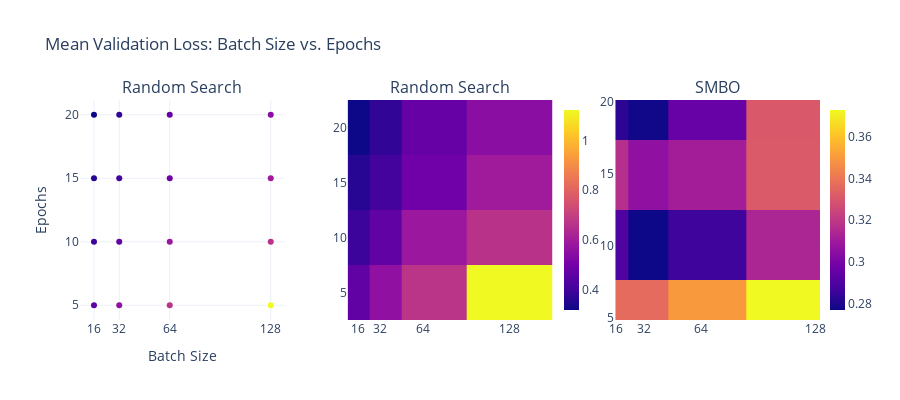

The notebook cell saved with this chart:
### Markdown cell above
**⚖️Batch Size vs. Epochs**
- large _Batch Size_ and few _Epochs_ does not work

### Code cell
fig = make_subplots(rows=1, cols=3, subplot_titles=["Random Search", "Random Search", "SMBO"], horizontal_spacing=0.085)

plot = go.Scatter(
    x=df_flat_e3['config.batch_size'], 
    y=df_flat_e3['config.epochs'], 
    marker_color=df_flat_e3['mean_val_loss'], 
    mode='markers')
fig.add_trace(plot, row=1, col=1)

plot = go.Heatmap(
    z=[df_flat_e3[df_flat_e3['config.epochs']==x]['mean_val_loss'].tolist() for x in df_flat_e3['config.epochs'].unique()],
    x=df_flat_e3['config.batch_size'].unique(),
    y=df_flat_e3['config.epochs'].unique(),
    #zsmooth='best',
    coloraxis='coloraxis'
)
fig.add_trace(plot, row=1, col=2)

def getHPIndex(name):
    map = [(i, x[0]) for i, x in enumerate(spotTuner_e8.print_importance(print_screen=False))]
    return [x[0] for x in map if x[1] == name][0]

# lower and upper
i = getHPIndex('batch_size')
j = getHPIndex('epochs')
x = np.linspace(spotTuner_e8.lower[i], spotTuner_e8.upper[i], num=50)
y = np.linspace(spotTuner_e8.lower[j], spotTuner_e8.upper[j], num=50)
X, Y = meshgrid(x, y)
# Predict based on the optimized results
z0 = np.mean(np.array([spotTuner_e8.lower, spotTuner_e8.upper]), axis=0)
zz = array([spotTuner_e8.surrogate.predict(array([spotTuner_e8.chg(x, y, z0, i, j)])) for x, y in zip(ravel(X), ravel(Y))])
zs = zz[:, 0]
Z = zs.reshape(X.shape)
min_z = np.min(Z)
max_z = np.max(Z)
plot = go.Heatmap(
    z=Z,
    x=[2**val for val in x],
    y=[(val+1)*5 for val in y],
    #zsmooth='best',
    coloraxis='coloraxis2'
)
fig.add_trace(plot, row=1, col=3)

fig.update_xaxes(
    title = 'Batch Size',
    tickmode = 'array',
    tickvals = df_flat_e3['config.batch_size'].unique(),
    row=1, col=1
)
fig.update_yaxes(
    title = 'Epochs',
    tickmode = 'array',
    tickvals = df_flat_e3['config.epochs'].unique(),
    row=1, col=1
)
fig.update_xaxes(
    tickmode = 'array',
    tickvals = df_flat_e3['config.batch_size'].unique(),
    row=1, col=2
)
fig.update_yaxes(
    tickmode = 'array',
    tickvals = df_flat_e3['config.epochs'].unique(),
    row=1, col=2
)

fig.update_xaxes(
    tickmode = 'array',
    tickvals = df_flat_e3['config.batch_size'].unique(),
    row=1, col=3
)
fig.update_yaxes(
    tickmode = 'array',
    tickvals = df_flat_e3['config.epochs'].unique(),
    row=1, col=3
)

fig.update_layout(coloraxis=dict(colorbar_x=0.64, colorbar_thickness=15),
                  coloraxis2=dict(colorbar_x=1, colorbar_thickness=15))

fig.update_layout(title='Mean Validation Loss: Batch Size vs. Epochs', showlegend=False, width=900, height=400)
fig.show()

### Figure 1 — Plotly figure (JSON) as saved in the notebook; plotly's stock layout.template omitted (floating-point values rounded to 4 significant figures; data arrays with more than 128 entries replaced by an {"elided": "..."} marker saying what was removed)
{"data": [{"marker": {"color": [0.4607, 0.5607, 0.6685, 1.123, 0.3928, 0.4628, 0.5848, 0.6618, 0.3585, 0.406, 0.4932, 0.5976, 0.319, 0.3749, 0.4723, 0.5485]}, "mode": "markers", "type": "scatter", "x": [16, 32, 64, 128, 16, 32, 64, 128, 16, 32, 64, 128, 16, 32, 64, 128], "xaxis": "x", "y": [5, 5, 5, 5, 10, 10, 10, 10, 15, 15, 15, 15, 20, 20, 20, 20], "yaxis": "y"}, {"coloraxis": "coloraxis", "type": "heatmap", "x": [16, 32, 64, 128], "xaxis": "x2", "y": [5, 10, 15, 20], "yaxis": "y2", "z": [[0.4607, 0.5607, 0.6685, 1.123], [0.3928, 0.4628, 0.5848, 0.6618], [0.3585, 0.406, 0.4932, 0.5976], [0.319, 0.3749, 0.4723, 0.5485]]}, {"coloraxis": "coloraxis2", "type": "heatmap", "x": [16, 16.69, 17.42, 18.17, 18.96, 19.78, 20.64, 21.53, 22.47, 23.44, 24.46, 25.52, 26.62, 27.78, 28.98, 30.24, 31.55, 32.92, 34.35, 35.83, 37.39, 39.01, 40.7, 42.46, 44.3, 46.23, 48.23, 50.32, 52.5, 54.78, 57.15, 59.63, 62.21, 64.91, 67.73, 70.66, 73.72, 76.92, 80.26, 83.73, 87.36, 91.15, 95.1, 99.23, 103.5, 108.0, 112.7, 117.6, 122.7, 128], "xaxis": "x3", "y": [5, 5.306, 5.612, 5.918, 6.224, 6.531, 6.837, 7.143, 7.449, 7.755, 8.061, 8.367, 8.673, 8.98, 9.286, 9.592, 9.898, 10.2, 10.51, 10.82, 11.12, 11.43, 11.73, 12.04, 12.35, 12.65, 12.96, 13.27, 13.57, 13.88, 14.18, 14.49, 14.8, 15.1, 15.41, 15.71, 16.02, 16.33, 16.63, 16.94, 17.24, 17.55, 17.86, 18.16, 18.47, 18.78, 19.08, 19.39, 19.69, 20], "yaxis": "y3", "z": {"elided": "50x50 float values"}}], "layout": {"annotations": [{"font": {"size": 16}, "showarrow": false, "text": "Random Search", "x": 0.1383, "xanchor": "center", "xref": "paper", "y": 1, "yanchor": "bottom", "yref": "paper"}, {"font": {"size": 16}, "showarrow": false, "text": "Random Search", "x": 0.5, "xanchor": "center", "xref": "paper", "y": 1, "yanchor": "bottom", "yref": "paper"}, {"font": {"size": 16}, "showarrow": false, "text": "SMBO", "x": 0.8617, "xanchor": "center", "xref": "paper", "y": 1, "yanchor": "bottom", "yref": "paper"}], "coloraxis": {"colorbar": {"thickness": 15, "x": 0.64}}, "coloraxis2": {"colorbar": {"thickness": 15, "x": 1}}, "height": 400, "showlegend": false, "title": {"text": "Mean Validation Loss: Batch Size vs. Epochs"}, "width": 900, "xaxis": {"anchor": "y", "domain": [0, 0.2767], "tickmode": "array", "tickvals": [16, 32, 64, 128], "title": {"text": "Batch Size"}}, "xaxis2": {"anchor": "y2", "domain": [0.3617, 0.6383], "tickmode": "array", "tickvals": [16, 32, 64, 128]}, "xaxis3": {"anchor": "y3", "domain": [0.7233, 1], "tickmode": "array", "tickvals": [16, 32, 64, 128]}, "yaxis": {"anchor": "x", "domain": [0, 1], "tickmode": "array", "tickvals": [5, 10, 15, 20], "title": {"text": "Epochs"}}, "yaxis2": {"anchor": "x2", "domain": [0, 1], "tickmode": "array", "tickvals": [5, 10, 15, 20]}, "yaxis3": {"anchor": "x3", "domain": [0, 1], "tickmode": "array", "tickvals": [5, 10, 15, 20]}}}
